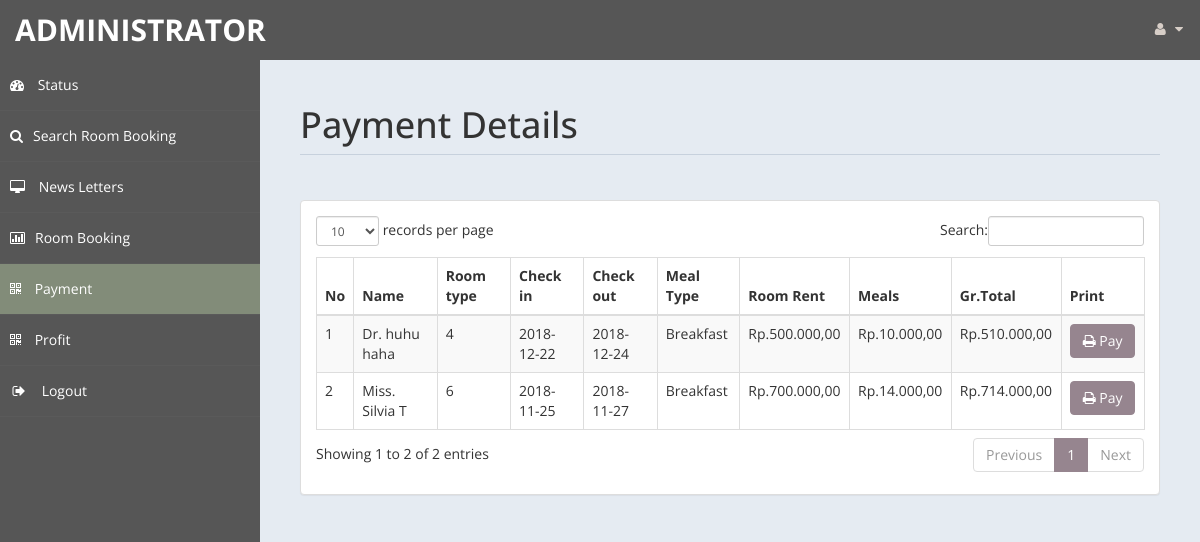
The page /admin/payment.php (signed in) on the database its author committed.
### tables this page shows
CREATE TABLE `payment` (
  `id` int(11) DEFAULT NULL,
  `title` varchar(5) DEFAULT NULL,
  `fname` varchar(30) DEFAULT NULL,
  `lname` varchar(30) DEFAULT NULL,
  `troom` varchar(30) DEFAULT NULL,
  `cin` date DEFAULT NULL,
  `cout` date DEFAULT NULL,
  `ttot` double(8,2) DEFAULT NULL,
  `fintot` double(8,2) DEFAULT NULL,
  `mepr` double(8,2) DEFAULT NULL,
  `meal` varchar(30) DEFAULT NULL,
  `noofdays` int(11) DEFAULT NULL
);

### admin/payment.php (the view, shortened to what this page needs)
<!DOCTYPE html>
<html xmlns="http://www.w3.org/1999/xhtml">
<head>
    <link href="assets/css/bootstrap.css" rel="stylesheet" />
    <link href="assets/css/font-awesome.css" rel="stylesheet" />
    <link href="assets/css/custom-styles.css" rel="stylesheet" />
    <link href="assets/js/dataTables/dataTables.bootstrap.css" rel="stylesheet" />
</head>
<body>
    <div id="wrapper">
        <nav class="navbar navbar-default top-navbar" role="navigation">
            <div class="navbar-header">
                <a class="navbar-brand" href="home.php"> Administrator </a>
            </div>
            <ul class="nav navbar-top-links navbar-right">
                <li class="dropdown">
                    <a class="dropdown-toggle" data-toggle="dropdown" href="#" aria-expanded="false">
                        <i class="fa fa-user fa-fw"></i> <i class="fa fa-caret-down"></i>
                    </a>
                </li>
            </ul>
        </nav>
        <nav class="navbar-default navbar-side" role="navigation">
            <div class="sidebar-collapse">
                <ul class="nav" id="main-menu">
                    <li>
                        <a href="home.php"><i class="fa fa-dashboard"></i> Status</a>
                    </li>
                    <li>
                        <a href="searchroombook.php"><i class="fa fa-search"></i>Search Room Booking</a>
                    </li>
                    <li>
                        <a  href="messages.php"><i class="fa fa-desktop"></i> News Letters</a>
                    </li>
					<li>
                        <a href="roombook.php"><i class="fa fa-bar-chart-o"></i>Room Booking</a>
                    </li>
                    <li>
                        <a class="active-menu" href="payment.php"><i class="fa fa-qrcode"></i> Payment</a>
                    </li>
                    <li>
                        <a  href="profit.php"><i class="fa fa-qrcode"></i> Profit</a>
                    </li>
                    <li>
                        <a href="logout.php" ><i class="fa fa-sign-out fa-fw"></i> Logout</a>
                    </li>
            </div>
        </nav>
        <div id="page-wrapper" >
            <div id="page-inner">
			 <div class="row">
                    <div class="col-md-12">
                        <h1 class="page-header">
                           Payment Details<small> </small>
                        </h1>
                    </div>
                </div>
            <div class="row">
                <div class="col-md-12">
                    <div class="panel panel-default">
                        <div class="panel-body">
                            <div class="table-responsive">
                                <table class="table table-striped table-bordered table-hover" id="dataTables-example">
                                    <thead>
                                        <tr>
                                            <th>No</th>
                                            <th>Name</th>
											<th>Room type</th>
                                            <th>Check in</th>
											<th>Check out</th>
											<th>Meal Type</th>
                                            <th>Room Rent</th>
											<th>Meals </th>
											<th>Gr.Total</th>
											<th>Print</th>
                                        </tr>
                                    </thead>
                                    <tbody>
									<?php
										include ('db.php');
										$sql="select * from payment";
										$re = mysqli_query($con,$sql);
                                        $no = 0;
										while($row = mysqli_fetch_array($re))
										{
                                            $no++;
											$id = $row['id'];
											if($id % 2 ==1 )
											{
												echo"<tr class='gradeC'>
                                                    <td>".$no."</td>
													<td>".$row['title']." ".$row['fname']." ".$row['lname']."</td>
													<td>".$row['troom']."</td>
													<td>".$row['cin']."</td>
													<td>".$row['cout']."</td>
													<td>".$row['meal']."</td>
													<td>Rp.".number_format($row['ttot'],2,',','.')."</td>
													<td>Rp.".number_format($row['mepr'],2,',','.')."</td>
													<td>Rp.".number_format($row['fintot'],2,',','.')."</td>
													<td><a href=print.php?pid=".$id ." <button class='btn btn-primary'> <i class='fa fa-print' ></i> Pay</button></td>
													</tr>";
											}
											else
											{
												echo"<tr class='gradeU'>
                                                    <td>".$no."</td>
													<td>".$row['title']." ".$row['fname']." ".$row['lname']."</td>
													<td>".$row['troom']."</td>
													<td>".$row['cin']."</td>
													<td>".$row['cout']."</td>
													<td>".$row['meal']."</td>
													<td>Rp.".number_format($row['ttot'],2,',','.')."</td>
													<td>Rp.".number_format($row['mepr'],2,',','.')."</td>
													<td>Rp.".number_format($row['fintot'],2,',','.')."</td>
													<td><a href=print.php?pid=".$id ." <button class='btn btn-primary'> <i class='fa fa-print' ></i> Pay</button></td>
													</tr>";
											}
										}
									?>
                                    </tbody>
                                </table>
                            </div>
                        </div>
                    </div>
                </div>
            </div>
                </div>
            </div>
    </div>
</body>
</html>

### admin/assets/css/custom-styles.css (style rules this page uses)
body { font-family: 'Open Sans', sans-serif; }
#wrapper { width: 100%; background:#565656; }
#page-wrapper { padding: 15px 15px; min-height: 600px; background:#E5EBF2; }
#page-inner { width:100%; margin:10px 20px 10px 0px; background-color:transparent; padding:10px; min-height:1200px; }
h1, .h1, h2, .h2, h3, .h3 { margin-top: 7px; margin-bottom: -5px; }
.page-header { padding-bottom: 9px; margin: 10px 0 45px; border-bottom: 1px solid #C7D1DD; }
.top-navbar { margin:0px; }
.top-navbar .navbar-brand { color: #fff; width: 260px; text-align: left; height: 60px; font-size: 30px; font-weight: 700; text-transform: uppercase; line-height: 30px; }
.top-navbar .nav > li { position: relative; display: inline-block; }
.top-navbar .nav > li > a { position: relative; display: block; padding: 19px 15px; color: #D7CEC7; }
.active-menu { background-color:#AB98!important; }
.sidebar-collapse , .sidebar-collapse .nav { background:none; }
.sidebar-collapse .nav { padding:0; }
.sidebar-collapse .nav > li > a { color:#fff; background:transparent; text-shadow:none; }
.sidebar-collapse > .nav > li > a { padding:15px 10px; }
.sidebar-collapse > .nav > li { border-bottom: 1px solid rgba(107, 108, 109, 0.19); }
.navbar-side { border:none; background-color: transparent; }
.top-navbar { background:#565656; border-bottom:none; }
.top-navbar .nav > li > a > i { margin-right: 2px; }
.navbar-default { border:0px solid black; }
.navbar-header { background: #565656; }
.nav > li > a > i { margin-right:10px; }
@media (min-width:768px) { #page-wrapper { margin: 0 0 0 260px; padding: 15px 30px; min-height: 1200px; } }
@media (min-width:768px) { .navbar-side { z-index: 1; position: absolute; width: 260px; } }
@media (min-width:768px) { .navbar { border-radius: 0px; } }

### rows shown on the page
payment: title "Dr.", fname "huhu", lname "haha", troom "4", cin "2018-12-22", cout "2018-12-24", meal "Breakfast", ttot "500.000,00", mepr "10.000,00", fintot "510.000,00"
payment: title "Miss.", fname "Silvia", lname "T", troom "6", cin "2018-11-25", cout "2018-11-27", meal "Breakfast", ttot "700.000,00", mepr "14.000,00", fintot "714.000,00"
